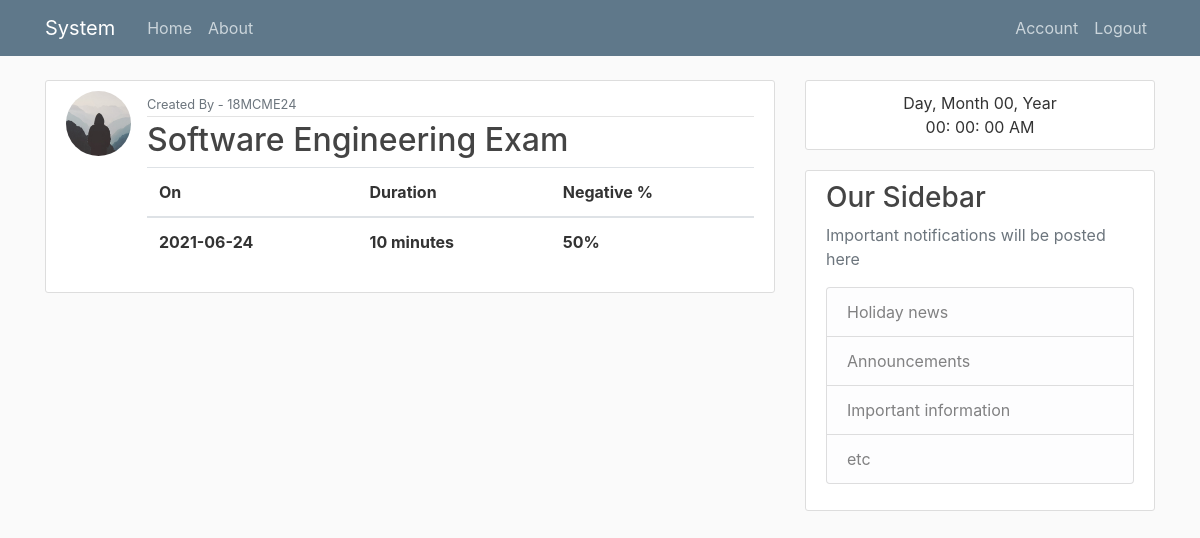
/previous_exam (signed in), run on an earlier commit of the app's database.
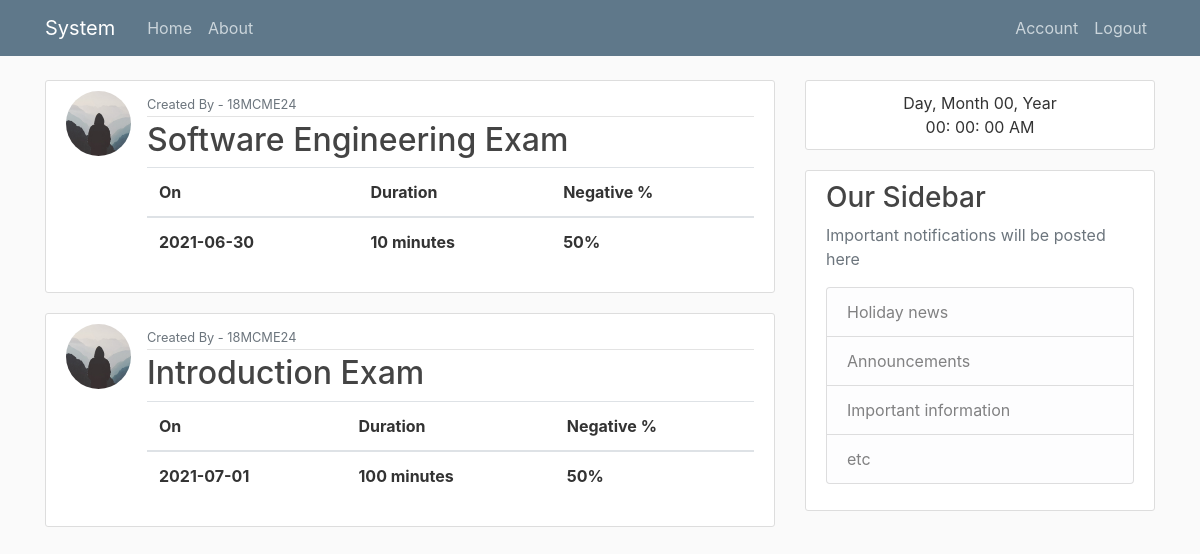
And on a later commit of the database.
### system/models.py (models this page shows, shortened)
class Exam(db.Model):
    id = db.Column(db.Integer, primary_key=True)
    topic = db.Column(db.String(20), nullable=False)
    start_time = db.Column(db.DateTime, nullable=False, default=datetime.utcnow()+timedelta(hours=6.5))
    duration = db.Column(db.Integer, nullable=False)
    marks = db.Column(db.Integer, nullable=False)
    negative = db.Column(db.Integer, default=0)
    exam_code = db.Column(db.String(10), nullable=False)
    questions = db.Column(db.String(20), nullable=False)
    user_id = db.Column(db.Integer, db.ForeignKey('user.id'), nullable=False)

class User(db.Model, UserMixin):
    id = db.Column(db.Integer, primary_key=True)
    username = db.Column(db.String(20), unique=True, nullable=False)
    email = db.Column(db.String(120), unique=True, nullable=False)
    image_file = db.Column(db.String(20), nullable=False, default='default.jpg')
    encoding_file = db.Column(db.String(20), nullable=True)
    user_access = db.Column(db.Boolean, default=False)
    password = db.Column(db.String(60), nullable=False)
    posts = db.relationship('Exam', backref='author', lazy=True)

### system/routes.py (the view)
@app.route("/previous_exam")
@login_required
def previous_exam():
    if current_user.user_access:
        exams = Exam.query.order_by(Exam.start_time)
        return render_template('previous_exam.html', exams=exams)
    else:
        return abort(403)

### system/models.py (called while the page is built)
@login_manager.user_loader
def load_user(user_id):
    return User.query.get(int(user_id))

### system/templates/previous_exam.html
{% extends "layout.html" %}
{% block content %}
{% for exam in exams %}
    <article class="media content-section">
        <img class="rounded-circle article-img" src="{{ url_for('static', filename='profile_pics/' + exam.author.image_file) }}">
        <div class="media-body">
            <div class="article-metadata">
                <small class="text-muted">Created By - {{ exam.author.username }}</small>
            </div>
            <h2>{{ exam.topic }} Exam</h2>
            <table class="table">
                <thead>
                    <tr>
                        <th>On</th>
                        <th>Duration</th>
                        <th>Negative %</th>
                    </tr>
                </thead>
                <tbody>
                    <tr>
                        <th>{{ exam.start_time.strftime('%Y-%m-%d') }}</th>
                        <th>{{ exam.duration }} minutes</th>
                        <th>{{ exam.negative }}%</th>
                    </tr>
                </tbody>
            </table>
        </div>
    </article>
    {% endfor %}
{% endblock %}

### system/templates/layout.html (shortened to what this page needs)
<!DOCTYPE html>
<html>
<head>
    <link rel="stylesheet" href="https://maxcdn.bootstrapcdn.com/bootstrap/4.0.0/css/bootstrap.min.css">
    <link rel="stylesheet" type="text/css" href="{{ url_for('static', filename='main.css') }}">
</head>
<body onload="init_clock()">
    <header class="site-header">
      <nav class="navbar navbar-expand-md navbar-dark bg-steel fixed-top">
        <div class="container">
          <a class="navbar-brand mr-4" href="/">System</a>
          <div class="collapse navbar-collapse" id="navbarToggle">
            <div class="navbar-nav mr-auto">
              <a class="nav-item nav-link" href="{{ url_for('home') }}">Home</a>
              <a class="nav-item nav-link" href="{{ url_for('about') }}">About</a>
            </div>
            <div class="navbar-nav">
              {% if current_user.is_authenticated %}
                <a class="nav-item nav-link" href="{{ url_for('account') }}">Account</a>
                <a class="nav-item nav-link" href="{{ url_for('logout') }}">Logout</a>
              {% else %}
                <a class="nav-item nav-link" href="{{ url_for('login') }}">Login</a>
                <a class="nav-item nav-link" href="{{ url_for('register') }}">Register</a>
              {% endif %}
            </div>
          </div>
        </div>
      </nav>
    </header>
    <main role="main" class="container">
      <div class="row">
        <div class="col-md-8">
          {% block content %}{% endblock %}
        </div>
        <div class="col-md-4">
          <div class="content-section">
            <div class="datetime text-center">
              <div class="date">
                <span id="dayname">Day</span>,
                <span id="month">Month</span>
                <span id="daynum">00</span>,
                <span id="year">Year</span>
              </div>
              <div class="time">
                <span id="hour">00</span>:
                <span id="minutes">00</span>:
                <span id="seconds">00</span>
                <span id="period">AM</span>
              </div>
            </div>
          </div>
          <div class="content-section">
            <h3>Our Sidebar</h3>
            <p class='text-muted'>Important notifications will be posted here
              <ul class="list-group">
                <li class="list-group-item list-group-item-light">Holiday news</li>
                <li class="list-group-item list-group-item-light">Announcements</li>
                <li class="list-group-item list-group-item-light">Important information</li>
                <li class="list-group-item list-group-item-light">etc</li>
              </ul>
            </p>
          </div>
        </div>
      </div>
    </main>
</body>
</html>

### system/static/main.css (style rules this page uses)
body { background: #fafafa; color: #333333; margin-top: 5rem; }
h1, h2, h3, h4, h5, h6 { color: #444444; }
.bg-steel { background-color: #5f788a; }
.site-header .navbar-nav .nav-link { color: #cbd5db; }
.content-section { background: #ffffff; padding: 10px 20px; border: 1px solid #dddddd; border-radius: 3px; margin-bottom: 20px; }
.article-img { height: 65px; width: 65px; margin-right: 16px; }
.article-metadata { padding-bottom: 1px; margin-bottom: 4px; border-bottom: 1px solid #e3e3e3 }

What changed in the data, as far as the page shows it:
changed Exam "Software Engineering": start_time "2021-06-24" → "2021-06-30"
added Exam: image_file (placeholder picture), author.username "18MCME24", topic "Introduction", start_time "2021-07-01", duration "100", negative "50"
